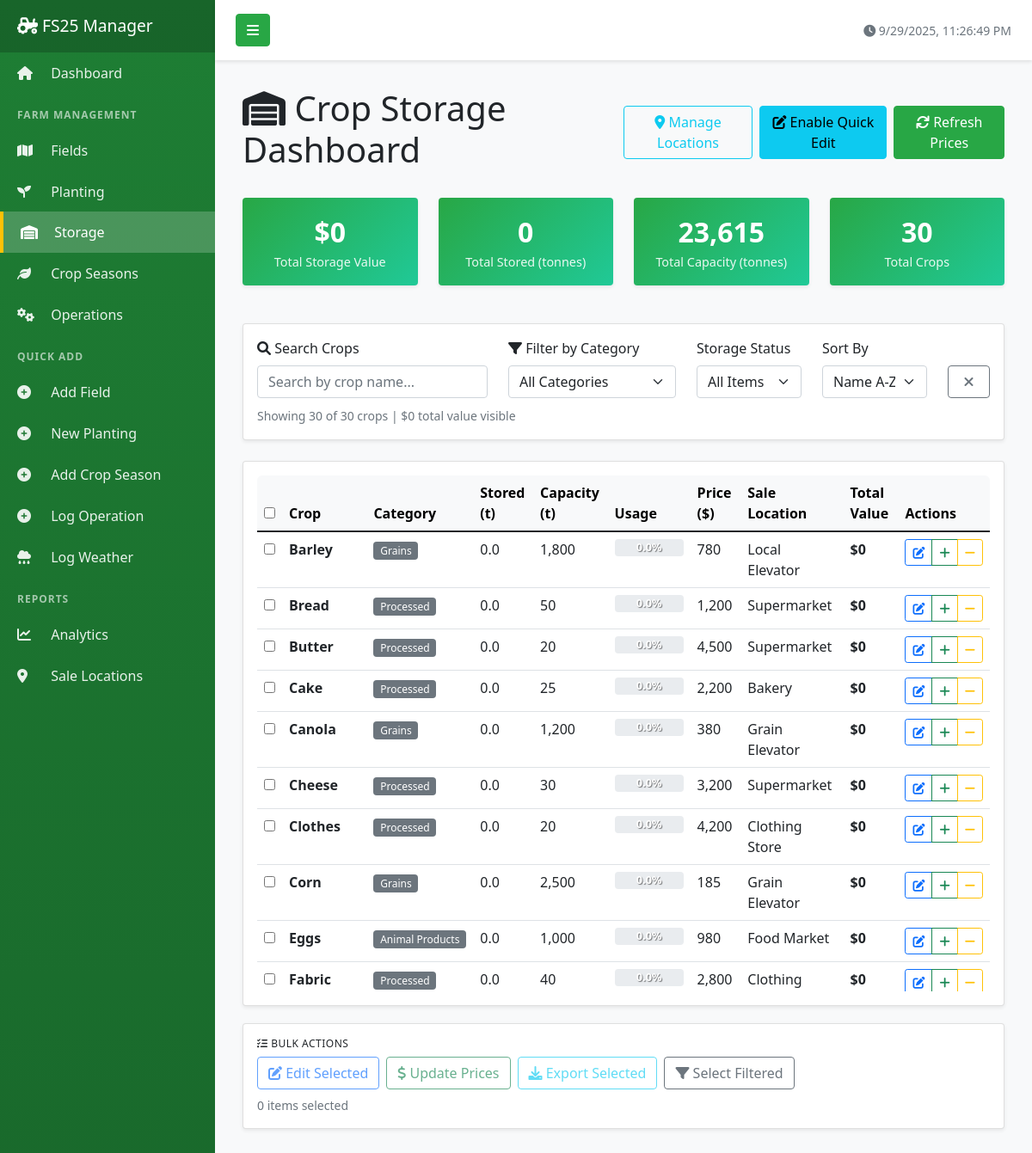
Page /storage on the committed database.
### tables this page shows
CREATE TABLE crop_storage (
            storage_id INTEGER PRIMARY KEY AUTOINCREMENT,
            crop_name TEXT NOT NULL UNIQUE,
            crop_category TEXT,
            quantity_stored REAL DEFAULT 0,
            storage_capacity REAL DEFAULT 1000,
            current_market_price REAL DEFAULT 0,
            sale_location TEXT DEFAULT 'Local Elevator',
            price_per_unit TEXT DEFAULT 'per tonne',
            last_price_update DATE,
            notes TEXT,
            created_date TIMESTAMP DEFAULT CURRENT_TIMESTAMP,
            updated_date TIMESTAMP DEFAULT CURRENT_TIMESTAMP
        );

### app.py (the view)
@app.route('/storage')
def storage_dashboard():
    conn = get_db_connection()
    if not conn:
        return redirect(url_for('index'))
    try:
        print("🔍 Starting storage dashboard query...")
        raw_data = conn.execute('SELECT * FROM crop_storage LIMIT 5').fetchall()
        print(f"📊 Sample raw data: {[dict(row) for row in raw_data]}")
        null_check = conn.execute('''
            SELECT
                COUNT(*) as total_rows,
                COUNT(quantity_stored) as non_null_quantity,
                COUNT(storage_capacity) as non_null_capacity,
                COUNT(current_market_price) as non_null_price
            FROM crop_storage
        ''').fetchone()
        print(f"🔍 NULL check: {dict(null_check)}")
        print("🔍 Executing main query...")
        crops = conn.execute('''
            SELECT
                crop_name,
                COALESCE(crop_category, 'Other') as crop_category,
                COALESCE(quantity_stored, 0.0) as quantity_stored,
                COALESCE(storage_capacity, 1000.0) as storage_capacity,
                COALESCE(current_market_price, 0.0) as current_market_price,
                COALESCE(sale_location, 'Local Elevator') as sale_location
            FROM crop_storage
            ORDER BY crop_name  -- Changed to name order for better searching
        ''').fetchall()
        print(f"📊 Found {len(crops)} crops")
        processed_crops = []
        for crop in crops:
            try:
                quantity = float(crop['quantity_stored']) if crop['quantity_stored'] is not None else 0.0
                capacity = float(crop['storage_capacity']) if crop['storage_capacity'] is not None else 1000.0
                price = float(crop['current_market_price']) if crop['current_market_price'] is not None else 0.0
                if capacity <= 0:
                    capacity = 1000.0
                total_value = quantity * price
                capacity_used = round((quantity / capacity) * 100, 1) if capacity > 0 else 0.0
                processed_crop = {
                    'crop_name': crop['crop_name'],
                    'crop_category': crop['crop_category'] or 'Other',
                    'quantity_stored': quantity,
                    'storage_capacity': capacity,
                    'current_market_price': price,
                    'sale_location': crop['sale_location'] or 'Local Elevator',
                    'total_value': total_value,
                    'capacity_used': capacity_used
                }
                processed_crops.append(processed_crop)
            except Exception as e:
                print(f"❌ Error processing crop {crop['crop_name']}: {e}")
                print(f"   Crop data: {dict(crop)}")
                continue
        print(f"✅ Processed {len(processed_crops)} crops successfully")
        total_value = sum(crop['total_value'] for crop in processed_crops)
        total_capacity = sum(crop['storage_capacity'] for crop in processed_crops)
        total_stored = sum(crop['quantity_stored'] for crop in processed_crops)
        print(f"📊 Summary: Value=${total_value:.2f}, Stored={total_stored:.1f}t, Capacity={total_capacity:.1f}t")
        categories = sorted(set(crop['crop_category'] for crop in processed_crops))
        print(f"📂 Categories for filter: {categories}")
        conn.close()
        return render_template('storage/dashboard.html',
                             crops=processed_crops,  # Changed from crops_by_category to crops
                             categories=categories,   # NEW: for filter dropdown
                             total_value=total_value,
                             total_capacity=total_capacity,
                             total_stored=total_stored)
    except Exception as e:
        print(f"❌ Storage dashboard error: {e}")
        print(f"❌ Error type: {type(e)}")
        import traceback
        print(f"❌ Full traceback: {traceback.format_exc()}")
        flash(f'Error loading storage dashboard: {str(e)}', 'error')
        if conn:
            conn.close()
        return redirect(url_for('index'))

### templates/storage/dashboard.html (shortened to what this page needs)
{% extends "base.html" %}
{% block content %}
<div class="d-flex justify-content-between align-items-center mb-4">
    <h1><i class="fas fa-warehouse"></i> Crop Storage Dashboard</h1>
    <div class="d-flex gap-2">
        <a href="{{ url_for('manage_locations') }}" class="btn btn-outline-info">
            <i class="fas fa-map-marker-alt"></i> Manage Locations
        </a>
        <button class="btn btn-info" onclick="toggleEditMode()">
            <i class="fas fa-edit"></i> <span id="edit-mode-text">Enable Quick Edit</span>
        </button>
        <button class="btn btn-success" onclick="refreshPrices()">
            <i class="fas fa-sync"></i> Refresh Prices
        </button>
    </div>
</div>
<div class="row mb-4">
    <div class="col-md-3">
        <div class="card stats-card">
            <div class="card-body">
                <div class="stats-number" id="total-value-display">${{ "{:,.0f}".format(total_value) }}</div>
                <div class="stats-label">Total Storage Value</div>
            </div>
        </div>
    </div>
    <div class="col-md-3">
        <div class="card stats-card">
            <div class="card-body">
                <div class="stats-number" id="total-stored-display">{{ "{:,.0f}".format(total_stored) }}</div>
                <div class="stats-label">Total Stored (tonnes)</div>
            </div>
        </div>
    </div>
    <div class="col-md-3">
        <div class="card stats-card">
            <div class="card-body">
                <div class="stats-number">{{ "{:,.0f}".format(total_capacity) }}</div>
                <div class="stats-label">Total Capacity (tonnes)</div>
            </div>
        </div>
    </div>
    <div class="col-md-3">
        <div class="card stats-card">
            <div class="card-body">
                <div class="stats-number" id="visible-crops">{{ crops|length }}</div>
                <div class="stats-label">Total Crops</div>
            </div>
        </div>
    </div>
</div>
<div class="card mb-4">
    <div class="card-body">
        <div class="row align-items-end">
            <div class="col-md-4">
                <label for="search-input" class="form-label">
                    <i class="fas fa-search"></i> Search Crops
                </label>
                <input type="text" class="form-control" id="search-input"
                       placeholder="Search by crop name..." onkeyup="filterTable()">
            </div>
            <div class="col-md-3">
                <label for="category-filter" class="form-label">
                    <i class="fas fa-filter"></i> Filter by Category
                </label>
                <select class="form-select" id="category-filter" onchange="filterTable()">
                    <option value="">All Categories</option>
                </select>
            </div>
            <div class="col-md-2">
                <label for="storage-filter" class="form-label">Storage Status</label>
                <select class="form-select" id="storage-filter" onchange="filterTable()">
                    <option value="">All Items</option>
                </select>
            </div>
            <div class="col-md-2">
                <label for="sort-by" class="form-label">Sort By</label>
                <select class="form-select" id="sort-by" onchange="sortTable()">
                    <option value="name">Name A-Z</option>
                </select>
            </div>
            <div class="col-md-1">
                <button class="btn btn-outline-secondary w-100" onclick="clearFilters()" title="Clear all filters">
                    <i class="fas fa-times"></i>
                </button>
            </div>
        </div>
        <div class="row mt-2">
            <div class="col-12">
                <small class="text-muted">
                    Showing <span id="visible-count">{{ crops|length }}</span> of {{ crops|length }} crops
                    | <span id="visible-value">$0</span> total value visible
                </small>
            </div>
        </div>
    </div>
</div>
<div class="card">
    <div class="card-body">
        <div class="table-responsive">
            <table class="table table-hover" id="storage-table">
                <thead class="table-light sticky-top">
                    <tr>
                        <th>
                            <input type="checkbox" id="select-all" onchange="toggleSelectAll()">
                        </th>
                        <th>Crop</th>
                        <th>Category</th>
                        <th>Stored (t)</th>
                        <th>Capacity (t)</th>
                        <th>Usage</th>
                        <th>Price ($)</th>
                        <th>Sale Location</th>
                        <th>Total Value</th>
                        <th>Actions</th>
                    </tr>
                </thead>
                <tbody>
                    {% for crop in crops %}
                    <tr data-crop="{{ crop.crop_name }}" data-category="{{ crop.crop_category }}"
                        data-quantity="{{ crop.quantity_stored }}" data-capacity="{{ crop.storage_capacity }}"
                        data-usage="{{ crop.capacity_used }}" data-value="{{ crop.total_value }}">
                        <td>
                            <input type="checkbox" class="crop-checkbox" value="{{ crop.crop_name }}">
                        </td>
                        <td>
                            <strong>{{ crop.crop_name }}</strong>
                        </td>
                        <td>
                            <span class="badge bg-secondary">{{ crop.crop_category }}</span>
                        </td>
                        <td>
                            <span class="editable-field"
                                  data-crop="{{ crop.crop_name }}"
                                  data-field="quantity_stored"
                                  data-type="number"
                                  data-value="{{ crop.quantity_stored }}">
                                {{ "{:,.1f}".format(crop.quantity_stored) }}
                            </span>
                        </td>
                        <td>
                            <span class="editable-field"
                                  data-crop="{{ crop.crop_name }}"
                                  data-field="storage_capacity"
                                  data-type="number"
                                  data-value="{{ crop.storage_capacity }}">
                                {{ "{:,.0f}".format(crop.storage_capacity) }}
                            </span>
                        </td>
                        <td>
                            <div class="progress" style="height: 20px; min-width: 80px;">
                                <div class="progress-bar capacity-bar
                                    {% if crop.capacity_used < 25 %}bg-success
                                    {% elif crop.capacity_used < 75 %}bg-warning
                                    {% elif crop.capacity_used < 100 %}bg-info
                                    {% else %}bg-danger{% endif %}"
                                     style="width: {{ min(crop.capacity_used, 100) }}%"
                                     data-crop="{{ crop.crop_name }}">
                                    <span class="capacity-text">{{ crop.capacity_used }}%</span>
                                </div>
                            </div>
                        </td>
                        <td>
                            <span class="editable-field"
                                  data-crop="{{ crop.crop_name }}"
                                  data-field="current_market_price"
                                  data-type="number"
                                  data-value="{{ crop.current_market_price }}">
                                {{ "{:,.0f}".format(crop.current_market_price) }}
                            </span>
                        </td>
                        <td>
                            <span class="editable-field"
                                  data-crop="{{ crop.crop_name }}"
                                  data-field="sale_location"
                                  data-type="select"
                                  data-value="{{ crop.sale_location }}">
                                {{ crop.sale_location }}
                            </span>
                        </td>
                        <td>
                            <strong class="total-value" data-crop="{{ crop.crop_name }}">
                                ${{ "{:,.0f}".format(crop.total_value) }}
                            </strong>
                        </td>
                        <td>
                            <div class="btn-group" role="group">
                                <a href="{{ url_for('edit_crop_storage', crop_name=crop.crop_name) }}"
                                   class="btn btn-sm btn-outline-primary">
                                    <i class="fas fa-edit"></i>
                                </a>
                                <button class="btn btn-sm btn-outline-success"
                                        onclick="quickAdjust('{{ crop.crop_name }}', 'add')" title="Add quantity">
                                    <i class="fas fa-plus"></i>
                                </button>
                                <button class="btn btn-sm btn-outline-warning"
                                        onclick="quickAdjust('{{ crop.crop_name }}', 'subtract')" title="Subtract quantity">
                                    <i class="fas fa-minus"></i>
                                </button>
                            </div>
                        </td>
                    </tr>
                    {% endfor %}
                </tbody>
            </table>
        </div>
    </div>
</div>
<div class="card mt-3">
    <div class="card-body">
        <h6><i class="fas fa-tasks"></i> Bulk Actions</h6>
        <div class="d-flex gap-2 flex-wrap">
            <button class="btn btn-outline-primary" onclick="bulkEditSelected()" disabled id="bulk-edit-btn">
                <i class="fas fa-edit"></i> Edit Selected
            </button>
            <button class="btn btn-outline-success" onclick="bulkUpdatePrices()" disabled id="bulk-price-btn">
                <i class="fas fa-dollar-sign"></i> Update Prices
            </button>
            <button class="btn btn-outline-info" onclick="exportSelected()" disabled id="bulk-export-btn">
                <i class="fas fa-download"></i> Export Selected
            </button>
            <button class="btn btn-outline-secondary" onclick="selectByFilter()">
                <i class="fas fa-filter"></i> Select Filtered
            </button>
        </div>
        <small class="text-muted mt-2 d-block">
            <span id="selected-count">0</span> items selected
        </small>
    </div>
</div>
{% endblock %}

### rows in the picture
crop_storage: crop_name "Barley", crop_category "Grains", quantity_stored "0.0", storage_capacity "1,800", capacity_used "0.0", current_market_price "780", sale_location "Local Elevator", total_value "0"
crop_storage: crop_name "Bread", crop_category "Processed", quantity_stored "0.0", storage_capacity "50", capacity_used "0.0", current_market_price "1,200", sale_location "Supermarket", total_value "0"
crop_storage: crop_name "Butter", crop_category "Processed", quantity_stored "0.0", storage_capacity "20", capacity_used "0.0", current_market_price "4,500", sale_location "Supermarket", total_value "0"
crop_storage: crop_name "Cake", crop_category "Processed", quantity_stored "0.0", storage_capacity "25", capacity_used "0.0", current_market_price "2,200", sale_location "Bakery", total_value "0"
crop_storage: crop_name "Canola", crop_category "Grains", quantity_stored "0.0", storage_capacity "1,200", capacity_used "0.0", current_market_price "380", sale_location "Grain Elevator", total_value "0"
crop_storage: crop_name "Cheese", crop_category "Processed", quantity_stored "0.0", storage_capacity "30", capacity_used "0.0", current_market_price "3,200", sale_location "Supermarket", total_value "0"
crop_storage: crop_name "Clothes", crop_category "Processed", quantity_stored "0.0", storage_capacity "20", capacity_used "0.0", current_market_price "4,200", sale_location "Clothing Store", total_value "0"
crop_storage: crop_name "Corn", crop_category "Grains", quantity_stored "0.0", storage_capacity "2,500", capacity_used "0.0", current_market_price "185", sale_location "Grain Elevator", total_value "0"
crop_storage: crop_name "Eggs", crop_category "Animal Products", quantity_stored "0.0", storage_capacity "1,000", capacity_used "0.0", current_market_price "980", sale_location "Food Market", total_value "0"
crop_storage: crop_name "Fabric", crop_category "Processed", quantity_stored "0.0", storage_capacity "40", capacity_used "0.0", current_market_price "2,800", sale_location "Clothing…", total_value "0"

### other values in the picture
{{ "{:,.0f}".format(total_value) }} "0"
{{ "{:,.0f}".format(total_stored) }} "0"
{{ "{:,.0f}".format(total_capacity) }} "23,615"
{{ crops|length }} "30"
